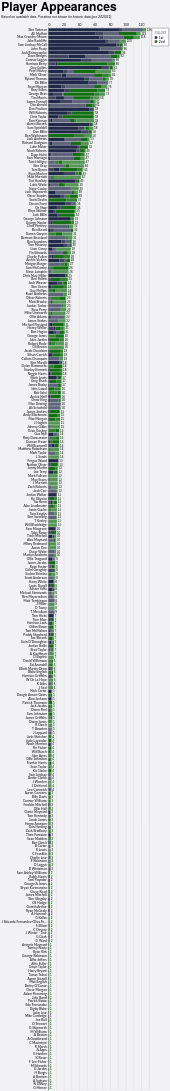

Vega-Lite specification stored for this chart:
### Vega-Lite specification from a JSON file in a GitHub repository (floating-point values rounded to 4 significant figures; data arrays with more than 128 entries replaced by an {"elided": "..."} marker saying what was removed)
{"config": {"axis": {"labelFont": "Lato, sans-serif", "titleFont": "PT Sans Narrow, Helvetica Neue, Helvetica, Arial, sans-serif", "labelFontSize": 13, "titleFontSize": 24, "gridColor": "#202947", "gridOpacity": 0.2}, "header": {"labelFont": "PT Sans Narrow, Helvetica Neue, Helvetica, Arial, sans-serif", "titleFont": "PT Sans Narrow, Helvetica Neue, Helvetica, Arial, sans-serif", "labelFontSize": 24, "titleFontSize": 28, "labelFontWeight": "bold", "orient": "left"}, "legend": {"labelFont": "Lato, sans-serif", "titleFont": "PT Sans Narrow, Helvetica Neue, Helvetica, Arial, sans-serif", "labelFontSize": 14, "titleFontSize": 16, "titlePadding": 5, "fillColor": "white", "strokeColor": "black", "padding": 10, "titleFontWeight": "lighter", "titleFontStyle": "italic", "titleColor": "gray", "offset": 10}, "title": {"font": "PT Sans Narrow, Helvetica Neue, Helvetica, Arial, sans-serif", "fontSize": 48, "fontWeight": "bold", "anchor": "start", "align": "center", "titlePadding": 20, "subtitlePadding": 10, "subtitleFontSize": 13, "subtitleColor": "", "subtitleFontStyle": "italic", "offset": 15, "color": "black"}, "axisX": {"labelAngle": 0}, "facet": {"title": null, "header": null, "align": {"row": "each", "column": "each"}}, "resolve": {"scale": {"y": "independent", "facet": "independent"}}, "background": "#f2f1f4"}, "layer": [{"mark": {"type": "bar"}, "encoding": {"color": {"field": "squad", "legend": {"orient": "right"}, "scale": {"domain": ["1st", "2nd"], "range": ["#202947", "#146f14"]}, "title": "Squad", "type": "nominal"}, "opacity": {"field": "start", "legend": null, "scale": {"domain": ["Start", "Bench", "Unknown"], "range": [1.0, 0.7, 0.4]}, "type": "nominal"}, "order": {"field": "squad", "sort": "ascending", "type": "quantitative"}, "tooltip": [{"field": "player", "title": "Player", "type": "nominal"}, {"field": "squad", "title": "Squad", "type": "nominal"}, {"aggregate": "sum", "field": "games", "title": "Games", "type": "quantitative"}, {"field": "start", "title": "Started?", "type": "nominal"}], "x": {"aggregate": "sum", "axis": {"orient": "top", "title": null}, "field": "games", "type": "quantitative"}, "y": {"field": "player", "sort": "-x", "title": null, "type": "nominal"}}, "title": {"text": "Player Appearances", "subtitle": "Based on available data. Positions not shown for historic data (pre-2020/21)."}}, {"mark": {"type": "text", "align": "left", "baseline": "middle", "dx": 3, "fontSize": 12}, "encoding": {"text": {"aggregate": "sum", "field": "games", "type": "quantitative"}, "x": {"aggregate": "sum", "field": "games", "type": "quantitative"}, "y": {"field": "player", "sort": "-x", "type": "nominal"}}}], "data": {"name": "data-b46eeac2cf399f73d1b9b12a358ee6b5"}, "height": {"step": 15}, "width": 400, "$schema": "https://vega.github.io/schema/vega-lite/v5.20.1.json", "datasets": {"data-b46eeac2cf399f73d1b9b12a358ee6b5": {"elided": "2070 records"}}}
